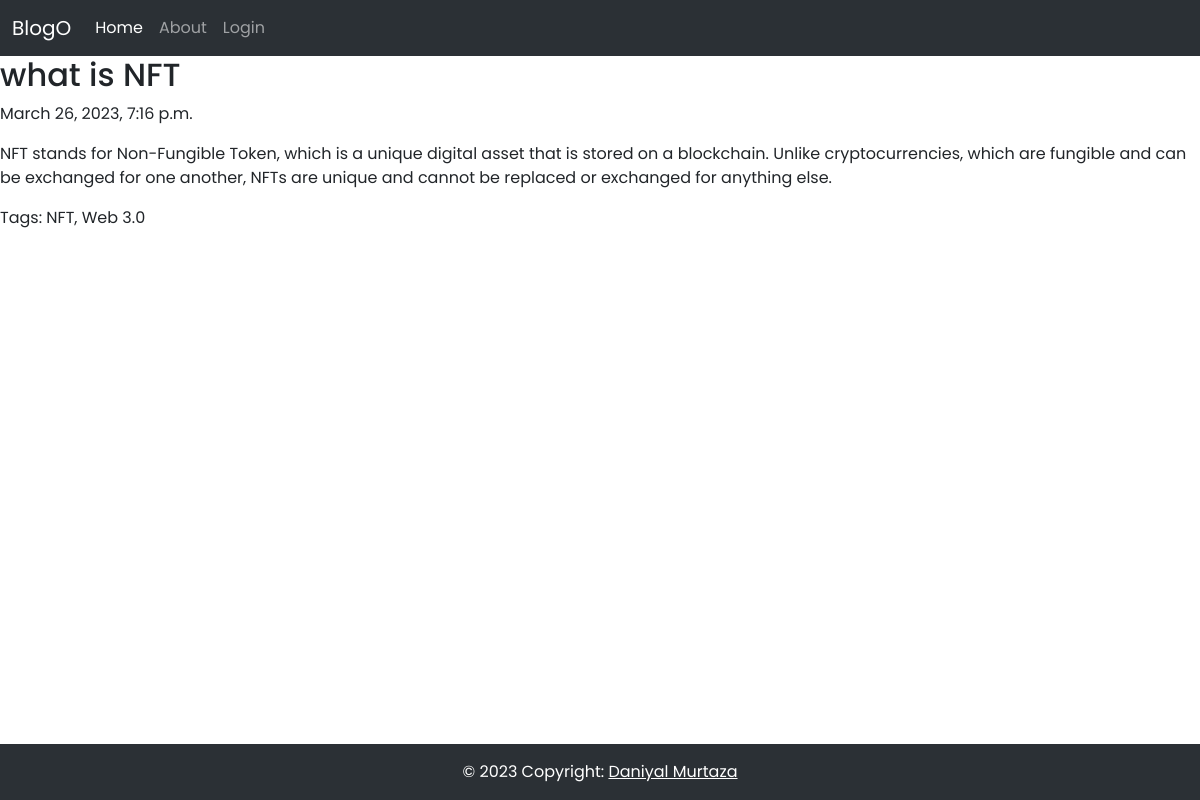
The app's page /blog/2/ with its own data.
### blog/models.py (models this page shows, shortened)
class Blog(models.Model):
    title = models.CharField(max_length=200)
    tags = models.CharField(max_length=200)
    text = models.TextField()
    created_at = models.DateTimeField(auto_now_add=True)

### blog/views.py (the view)
# urls.py: path('blog/<int:pk>/', views.blog_detail, name='blog_detail'),
def blog_detail(request, pk):
    blog = Blog.objects.get(id=pk)
    return render(request, 'blog/blog_detail.html', {'blog': blog})

### blog/templates/blog/blog_detail.html
{% extends 'base.html' %}
{% block content %}
    <h2>{{ blog.title }}</h2>
    <p>{{ blog.created_at }}</p>
    <p>{{ blog.text }}</p>
    <p>Tags: {{ blog.tags }}</p>
{% endblock %}

### records on screen
Blog: title "what is NFT", created_at "March 26, 2023, 7:16 p.m.", text "NFT stands for Non-Fungible Token, which is a unique digital asset that is stored on a blockchain. Unlike cryptocurrencies, which are fungible and can be exchanged for one another, NFTs are unique and cannot be replaced or exchanged for anything else.", tags "NFT, Web 3.0"
